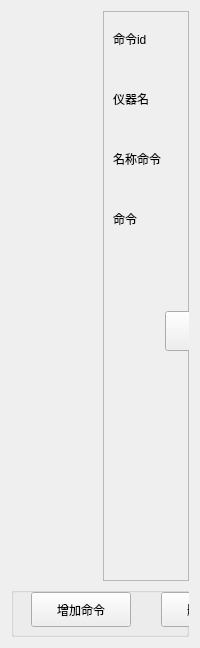
                 <widget class="QWidget" name="tab_18">
                  <attribute name="title">
                   <string>控制命令</string>
                  </attribute>
                  <layout class="QVBoxLayout" name="verticalLayout_12">
                   <item>
                    <layout class="QHBoxLayout" name="horizontalLayout_18">
                     <item>
                      <widget class="PanelWidget" name="widgetPanel_13" native="true">
                       <property name="sizePolicy">
                        <sizepolicy hsizetype="Preferred" vsizetype="Expanding">
                         <horstretch>0</horstretch>
                         <verstretch>50</verstretch>
                        </sizepolicy>
                       </property>
                       <property name="minimumSize">
                        <size>
                         <width>0</width>
                         <height>570</height>
                        </size>
                       </property>
                      </widget>
                     </item>
                     <item>
                      <widget class="QFrame" name="frame_9">
                       <property name="maximumSize">
                        <size>
                         <width>310</width>
                         <height>16777215</height>
                        </size>
                       </property>
                       <property name="frameShape">
                        <enum>QFrame::StyledPanel</enum>
                       </property>
                       <property name="frameShadow">
                        <enum>QFrame::Raised</enum>
                       </property>
                       <widget class="QLabel" name="label_16">
                        <property name="geometry">
                         <rect>
                          <x>10</x>
                          <y>200</y>
                          <width>90</width>
                          <height>16</height>
                         </rect>
                        </property>
                        <property name="text">
                         <string>命令</string>
                        </property>
                       </widget>
                       <widget class="QLabel" name="label_14">
                        <property name="geometry">
                         <rect>
                          <x>10</x>
                          <y>80</y>
                          <width>90</width>
                          <height>16</height>
                         </rect>
                        </property>
                        <property name="text">
                         <string>仪器名</string>
                        </property>
                       </widget>
                       <widget class="QLabel" name="label_15">
                        <property name="geometry">
                         <rect>
                          <x>10</x>
                          <y>140</y>
                          <width>90</width>
                          <height>16</height>
                         </rect>
                        </property>
                        <property name="text">
                         <string>名称命令</string>
                        </property>
                       </widget>
                       <widget class="QLineEdit" name="lineEdit_8">
                        <property name="geometry">
                         <rect>
                          <x>102</x>
                          <y>200</y>
                          <width>200</width>
                          <height>30</height>
                         </rect>
                        </property>
                       </widget>
                       <widget class="QComboBox" name="comboBox_7">
                        <property name="geometry">
                         <rect>
                          <x>102</x>
                          <y>80</y>
                          <width>200</width>
                          <height>30</height>
                         </rect>
                        </property>
                       </widget>
                       <widget class="QLineEdit" name="lineEdit_29">
                        <property name="enabled">
                         <bool>false</bool>
                        </property>
                        <property name="geometry">
                         <rect>
                          <x>102</x>
                          <y>20</y>
                          <width>200</width>
                          <height>30</height>
                         </rect>
                        </property>
                       </widget>
                       <widget class="QLabel" name="label_68">
                        <property name="geometry">
                         <rect>
                          <x>10</x>
                          <y>20</y>
                          <width>90</width>
                          <height>16</height>
                         </rect>
                        </property>
                        <property name="text">
                         <string>命令id</string>
                        </property>
                       </widget>
                       <widget class="QComboBox" name="comboBox_8">
                        <property name="geometry">
                         <rect>
                          <x>102</x>
                          <y>140</y>
                          <width>200</width>
                          <height>30</height>
                         </rect>
                        </property>
                       </widget>
                       <widget class="QPushButton" name="pushButton_24">
                        <property name="geometry">
                         <rect>
                          <x>62</x>
                          <y>300</y>
                          <width>200</width>
                          <height>40</height>
                         </rect>
                        </property>
                        <property name="text">
                         <string>新增</string>
                        </property>
                       </widget>
                      </widget>
                     </item>
                    </layout>
                   </item>
                   <item>
                    <widget class="QGroupBox" name="groupBox_3">
                     <property name="minimumSize">
                      <size>
                       <width>0</width>
                       <height>50</height>
                      </size>
                     </property>
                     <property name="title">
                      <string/>
                     </property>
                     <widget class="QPushButton" name="pushButton_23">
                      <property name="geometry">
                       <rect>
                        <x>150</x>
                        <y>5</y>
                        <width>100</width>
                        <height>35</height>
                       </rect>
                      </property>
                      <property name="minimumSize">
                       <size>
                        <width>0</width>
                        <height>35</height>
                       </size>
                      </property>
                      <property name="text">
                       <string>删除命令</string>
                      </property>
                     </widget>
                     <widget class="QPushButton" name="pushButton_22">
                      <property name="geometry">
                       <rect>
                        <x>20</x>
                        <y>5</y>
                        <width>100</width>
                        <height>35</height>
                       </rect>
                      </property>
                      <property name="minimumSize">
                       <size>
                        <width>0</width>
                        <height>35</height>
                       </size>
                      </property>
                      <property name="text">
                       <string>增加命令</string>
                      </property>
                     </widget>
                    </widget>
                   </item>
                  </layout>
                 </widget>
